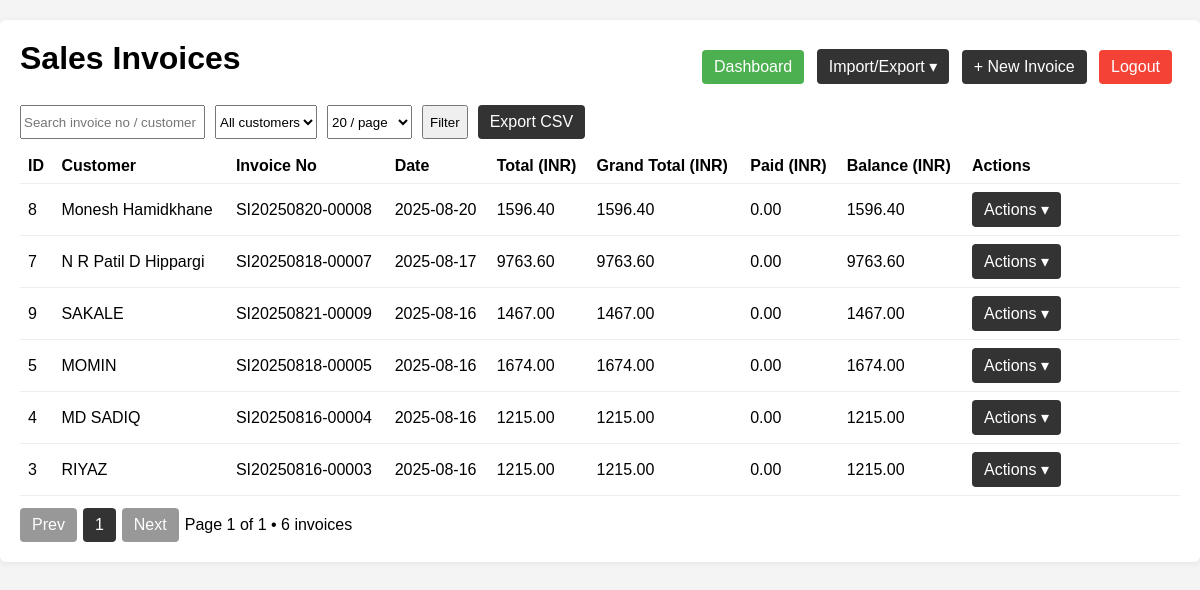
The page /sales-invoices (signed in) on the database its author committed.
### tables this page shows
CREATE TABLE "sales_invoices" (
	id INTEGER, 
	customer_id INTEGER NOT NULL, 
	invoice_no TEXT, 
	date TEXT, 
	notes TEXT, 
	total REAL DEFAULT 0, 
	tax_total REAL DEFAULT 0, 
	grand_total REAL DEFAULT 0, 
	created_at TEXT DEFAULT (CURRENT_TIMESTAMP), 
	updated_at TEXT DEFAULT (CURRENT_TIMESTAMP), 
	status TEXT DEFAULT 'draft', 
	sales_order_id INTEGER, 
	PRIMARY KEY (id), 
	CONSTRAINT fk_sales_invoices_sales_order FOREIGN KEY(sales_order_id) REFERENCES sales_orders (id), 
	FOREIGN KEY(customer_id) REFERENCES customers (id)
);

CREATE TABLE customers (
            id INTEGER PRIMARY KEY AUTOINCREMENT,
            name TEXT NOT NULL,
            email TEXT,
            mobile TEXT,
            phone TEXT,
            address TEXT,
            city TEXT,
            pincode TEXT,
            state TEXT,
            country TEXT,
            notes TEXT,
            status TEXT DEFAULT 'active',
            created_at TEXT DEFAULT CURRENT_TIMESTAMP,
            updated_at TEXT DEFAULT CURRENT_TIMESTAMP
        );

### app.py (the view)
@app.route('/sales-invoices')
@login_required
def salesinvoice_list():
    db = get_db()
    page = int(request.args.get("page", 1))
    per_page = int(request.args.get("per_page", 20))
    offset = (page - 1) * per_page
    q = request.args.get("q", "").strip()
    customer_id = request.args.get("customer_id")
    base_query = """
        SELECT si.*, c.name as customer_name, so.so_no
        FROM sales_invoices si
        JOIN customers c ON si.customer_id = c.id
        LEFT JOIN sales_orders so ON si.sales_order_id = so.id
        WHERE 1=1
    """
    params = []
    if q:
        base_query += " AND (si.invoice_no LIKE ? OR c.name LIKE ?)"
        params.extend([f"%{q}%", f"%{q}%"])   # ✅ fixed
    if customer_id:
        base_query += " AND si.customer_id = ?"
        params.append(customer_id)
    total_sql = f"SELECT COUNT(*) as count FROM ({base_query})"
    total = db.execute(total_sql, params).fetchone()["count"]
    sql = base_query + " ORDER BY si.date DESC, si.id DESC LIMIT ? OFFSET ?"
    invoices = db.execute(sql, (*params, per_page, offset)).fetchall()
    pages = (total + per_page - 1) // per_page
    return render_template(
        "sales_invoices/list.html",
        invoices=invoices,
        page=page,
        pages=pages,
        per_page=per_page,
        q=q,
        customer_id=customer_id,
        total=total
    )

### app.py (called while the page is built)
def get_db():
    if 'db' not in g:
        g.db = sqlite3.connect(DB_PATH)
        g.db.row_factory = sqlite3.Row
    return g.db

def login_required(f):
    @wraps(f)
    def decorated_function(*args, **kwargs):
        if 'user_id' not in session:
            flash('Please log in to access this page.', 'warning')
            return redirect(url_for('login'))
        return f(*args, **kwargs)
    return decorated_function

@app.before_request
def load_logged_in_user():
    user_id = session.get('user_id')
    if user_id is None:
        g.user = None
    else:
        db = get_db()
        g.user = db.execute('SELECT * FROM users WHERE id = ?', (user_id,)).fetchone()

### templates/sales_invoices/list.html (shortened to what this page needs)
<!DOCTYPE html>
<html lang="en">
<head>
</head>
<body>
  <div class="container">
    <div class="topnav">
      <h1>Sales Invoices</h1>
      <div class="nav">
        <a href="/" class="button" style="background:#4CAF50">Dashboard</a>
        <div class="dropdown" data-dropdown>
          <a class="button" href="#" data-dropdown-toggle>Import/Export ▾</a>
        </div>
        <a href="/sales-invoices/new" class="button">+ New Invoice</a>
        <a href="/logout" class="button" style="background:#f44336">Logout</a>
      </div>
    </div>
    <form method="GET" class="filters">
      <input type="text" name="q" placeholder="Search invoice no / customer" value="{{ q or '' }}"/>
      <select name="customer_id" onchange="this.form.submit()">
        <option value="">All customers</option>
      </select>
      <select name="per_page" onchange="this.form.submit()">
        {% for n in [20,50,100] %}
          <option value="{{ n }}" {{ 'selected' if per_page==n else '' }}>{{ n }} / page</option>
        {% endfor %}
      </select>
      <button type="submit" class="button">Filter</button>
      <a class="button" href="/sales-invoices/export.csv{% if request.query_string %}?{{ request.query_string.decode('utf-8') }}{% endif %}">Export CSV</a>
    </form>
    <table>
      <thead>
        <tr>
          <th>ID</th>
          <th>Customer</th>
          <th>Invoice No</th>
          <th>Date</th>
          <th>Total (INR)</th>
          <th>Grand Total (INR)</th>
          <th>Paid (INR)</th>
          <th>Balance (INR)</th>
          <th style="width:200px">Actions</th>
        </tr>
      </thead>
      <tbody>
        {% for r in invoices %}
        <tr>
          <td>{{ r['id'] }}</td>
          <td>{{ r['customer_name'] }}</td>
          <td>{{ r['invoice_no'] or '' }}</td>
          <td>{{ r['date'] or '' }}</td>
          <td>{{ '%.2f'|format(r['total'] or 0) }}</td>
          <td>{{ '%.2f'|format(r['grand_total'] or 0) }}</td>
          <td>{{ '%.2f'|format(r['paid_total'] or 0) }}</td>
          {% set balance = (r['grand_total'] or 0) - (r['paid_total'] or 0) %}
          <td>{{ '%.2f'|format(balance) }}</td>
          <td>
            <div class="dropdown" data-dropdown>
              <a class="button" href="#" data-dropdown-toggle>Actions ▾</a>
            </div>
          </td>
        </tr>
        {% else %}
        <tr><td colspan="7">No Sales Invoices found.</td></tr>
        {% endfor %}
      </tbody>
    </table>
    <div class="pagination" style="margin-top:12px;display:flex;gap:6px;flex-wrap:wrap;align-items:center">
      <a class="button" href="{{ url_for('salesinvoice_list', q=q, customer_id=customer_id, per_page=per_page, page=page-1) }}" {% if page<=1 %}style="pointer-events:none;opacity:.5"{% endif %}>Prev</a>
      {% for p in range(1, (pages or 1)+1) %}
        <a class="button {% if p==page %}active{% endif %}" href="{{ url_for('salesinvoice_list', q=q, customer_id=customer_id, per_page=per_page, page=p) }}">{{ p }}</a>
      {% endfor %}
      <a class="button" href="{{ url_for('salesinvoice_list', q=q, customer_id=customer_id, per_page=per_page, page=page+1) }}" {% if page>=pages %}style="pointer-events:none;opacity:.5"{% endif %}>Next</a>
      <span class="muted">Page {{ page }} of {{ pages }} • {{ total }} invoices</span>
    </div>
  </div>
</body>
</html>

### templates/sales_invoices/list.html (style rules this page uses)
body { font-family: Arial, sans-serif; background: #f4f4f4; margin:0; }
.container { max-width: 1200px; margin: 20px auto; background:#fff; padding:20px; border-radius:6px; box-shadow:0 1px 6px rgba(0,0,0,0.08); }
h1 { margin:0 0 16px; }
table { width:100%; border-collapse: collapse; }
th, td { padding: 8px; border-bottom:1px solid #eee; text-align:left; }
a.button { display:inline-block; padding:8px 12px; background:#333; color:#fff; text-decoration:none; border-radius:4px; }
.filters { display:flex; gap:10px; margin-bottom:10px }
.topnav { display:flex;justify-content:space-between;align-items:center;margin-bottom:12px }
.nav a { margin-right:8px }
.dropdown { position: relative; display: inline-block; }
.dropdown > .button { background:#333; }

### rows shown on the page
sales_invoices: id "8", customer_name "Monesh Hamidkhane", invoice_no "SI20250820-00008", date "2025-08-20", total "1596.40", grand_total "1596.40", tax_total "0.00", balance "1596.40"
sales_invoices: id "7", customer_name "N R Patil D Hippargi", invoice_no "SI20250818-00007", date "2025-08-17", total "9763.60", grand_total "9763.60", tax_total "0.00", balance "9763.60"
sales_invoices: id "9", customer_name "SAKALE", invoice_no "SI20250821-00009", date "2025-08-16", total "1467.00", grand_total "1467.00", tax_total "0.00", balance "1467.00"
sales_invoices: id "5", customer_name "MOMIN", invoice_no "SI20250818-00005", date "2025-08-16", total "1674.00", grand_total "1674.00", tax_total "0.00", balance "1674.00"
sales_invoices: id "4", customer_name "MD SADIQ", invoice_no "SI20250816-00004", date "2025-08-16", total "1215.00", grand_total "1215.00", tax_total "0.00", balance "1215.00"
sales_invoices: id "3", customer_name "RIYAZ", invoice_no "SI20250816-00003", date "2025-08-16", total "1215.00", grand_total "1215.00", tax_total "0.00", balance "1215.00"

### other values the page prints
{{ p }} "1"
{{ page }} "1"
{{ pages }} "1"
{{ total }} "6"
form field per_page "20 / page"
